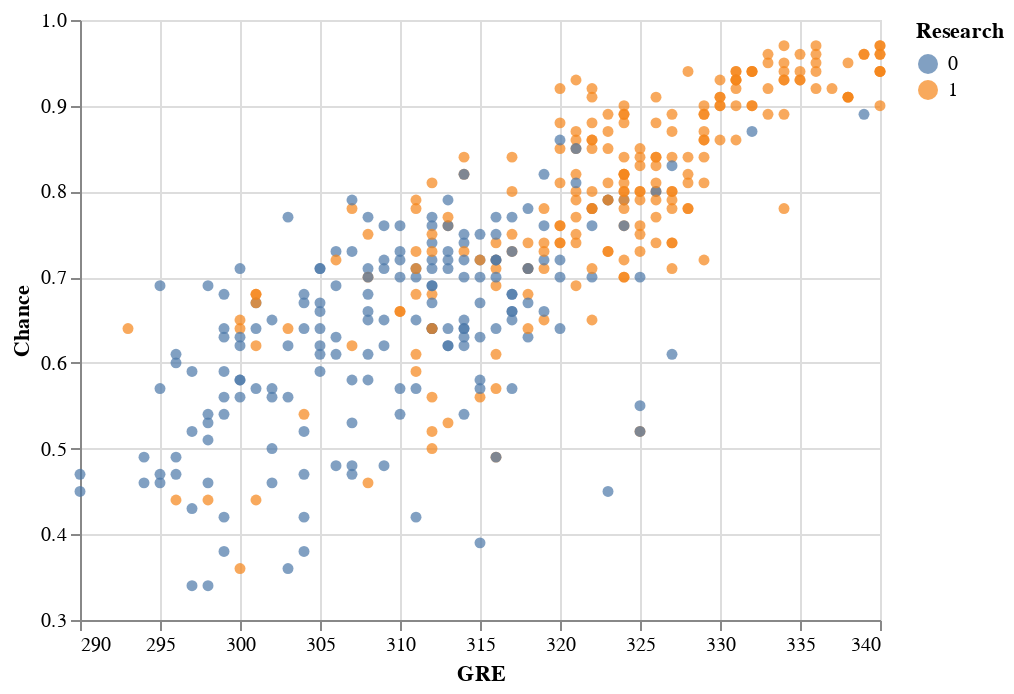

The code cell stored with this chart in its notebook:
### Code cell
alt.Chart(df).mark_circle().encode(
    x=alt.X('GRE', scale=alt.Scale(zero=False)),
    y=alt.Y('Chance',scale=alt.Scale(zero=False)),
    color="Research:N"
)

### Figure 1 — Vega-Lite specification as saved in the notebook (floating-point values rounded to 4 significant figures; data arrays with more than 128 entries replaced by an {"elided": "..."} marker saying what was removed)
{"config": {"view": {"continuousWidth": 400, "continuousHeight": 300}}, "data": {"name": "data-0440f94df845976d912bc1088d6f3c5b"}, "mark": "circle", "encoding": {"color": {"field": "Research", "type": "nominal"}, "x": {"field": "GRE", "scale": {"zero": false}, "type": "quantitative"}, "y": {"field": "Chance", "scale": {"zero": false}, "type": "quantitative"}}, "$schema": "https://vega.github.io/schema/vega-lite/v4.17.0.json", "datasets": {"data-0440f94df845976d912bc1088d6f3c5b": {"elided": "400 records"}}}
